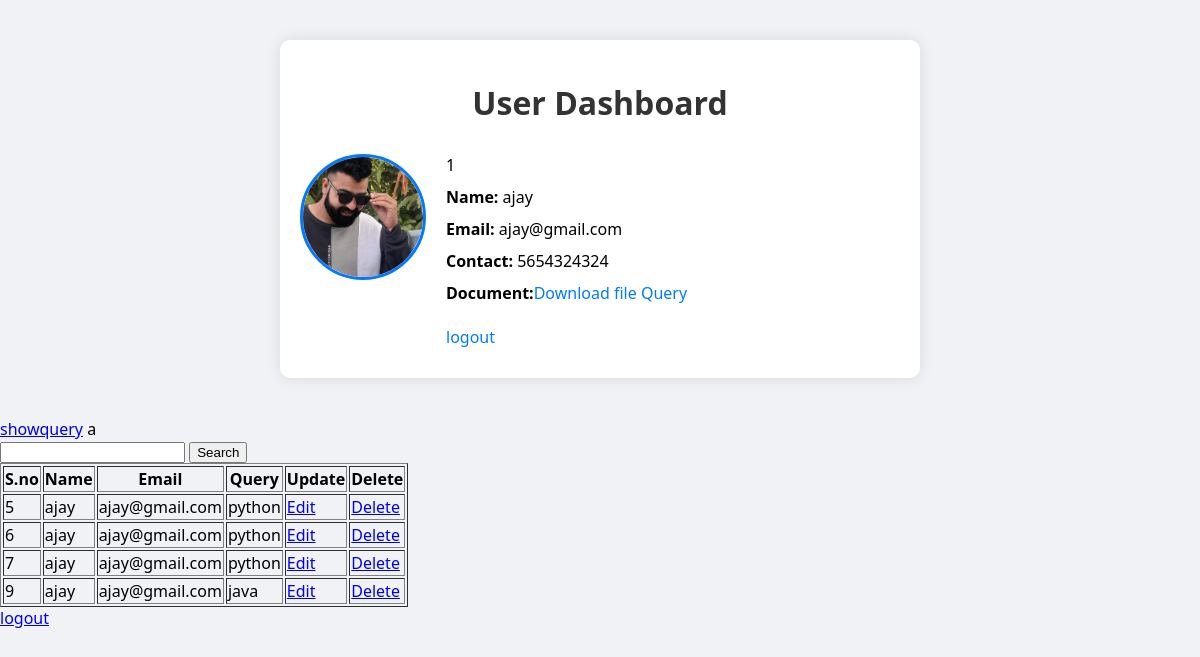
Screenshot of /showquery/1/ with the database file from the repository.
### app/models.py (models this page shows)
class Student(models.Model):
    stu_name=models.CharField(max_length=70)
    stu_email=models.EmailField()
    stu_contact=models.IntegerField()
    stu_image=models.ImageField(upload_to='image/')
    stu_resume=models.FileField(upload_to='resume/')
    stu_password=models.CharField(max_length=50)
    stu_cpassword=models.CharField(max_length=50)

class Query1(models.Model):
    stu_name=models.CharField(max_length=70)
    stu_email=models.EmailField()
    stu_query=models.EmailField(max_length=70)

### app/views.py (the view)
# urls.py: path('showquery/<int:pk>/',views.showquery,name='showquery'),
def  showquery(request,pk):
    user = Student.objects.get(id=pk)
    e = user.stu_email
    print(e)
    all_query = Query1.objects.filter(stu_email=e)
    data = {'name':user.stu_name,
            'email':user.stu_email,
            'contact':user.stu_contact,
            'password':user.stu_password,
            'image':user.stu_image,
            'id':user.id}
    return render(request,'dasboard.html',{'data':data,'all_query':all_query})

### app/templates/dasboard.html (shortened to what this page needs)
<!DOCTYPE html>
{% load static %}
<html lang="en">
<head>
  <link rel="stylesheet" href="{% static 'style.css' %}" />
</head>
<body>
  {% block content %}
  {% if data %}
  <div class="dashboard">
    <h1>User Dashboard</h1>
    <div class="card">
      <div class="profile">
        <img src="{{data.image.url}}" alt="User Image" width="25% "  />
      </div>
      <div class="details">{{data.id}}
        <p><strong>Name:</strong> {{data.name}}</p>
        <p><strong>Email:</strong> {{data.email}}</p>
        <p><strong>Contact:</strong> {{data.contact}}</p>
        <p><strong>Document:</strong><a href="{{data.document.url}}" download >Download file</a>
        <a href="{% url 'query' pk=data.id %}">Query</a><br><br>
  <a href="{% url 'logout' %}">logout</a>
        </p>
      </div>
    </div>
  </div>
  {% endif %}
        <a href="{% url 'showquery' pk=data.id %}">showquery</a>
  a
  {% if all_query %}
  <form action="{% url 'Search' %}" method="post">
    <input type="search" name="search">
    <button type="submit">Search</button>
  </form>
  <table border="1">
    <tr>
      <th>S.no</th>
      <th>Name</th>
      <th>Email</th>
      <th>Query</th>
      <th>Update</th>
      <th>Delete</th>
    </tr>
    {% for i in all_query %}
    <tr>
      <td>{{i.id}}</td>
      <td>{{i.stu_name}}</td>
      <td>{{i.stu_email}}</td>
      <td>{{i.stu_query}}</td>
      <td><a href="{% url 'edit' pk=data.id pke=i.id %}">Edit</a></td>
      <td><a href="{% url 'delete' pk=data.id pke=i.id %}">Delete</a></td>
      {% endfor %}
</tr>
  </table>
  <a href="{% url 'logout' %}">logout</a>
  {% endif %}
  {% endblock %}
</body>
</html>

### app/static/style.css (style rules this page uses)
body { margin: 0; padding: 0; font-family: 'Segoe UI', Tahoma, Geneva, Verdana, sans-serif; background-color: #f0f2f5; }
.dashboard { max-width: 600px; margin: 40px auto; padding: 20px; background-color: white; box-shadow: 0 0 15px rgba(0,0,0,0.1); border-radius: 10px; }
.dashboard h1 { text-align: center; color: #333; margin-bottom: 30px; }
.card { display: flex; align-items: flex-start; gap: 20px; }
.profile img { width: 120px; height: 120px; object-fit: cover; border-radius: 50%; border: 3px solid #007bff; }
.details { flex: 1; }
.details p { margin: 10px 0; font-size: 16px; }
.details a { color: #007bff; text-decoration: none; }

### rows the page displays
Student: name "ajay", email "ajay@gmail.com"
Query1: id "5", stu_name "ajay", stu_email "ajay@gmail.com", stu_query "python"
Query1: id "6", stu_name "ajay", stu_email "ajay@gmail.com", stu_query "python"
Query1: id "7", stu_name "ajay", stu_email "ajay@gmail.com", stu_query "python"
Query1: id "9", stu_name "ajay", stu_email "ajay@gmail.com", stu_query "java"

### other values shown
{{ data.id }} "1"
{{ data.contact }} "5654324324"
